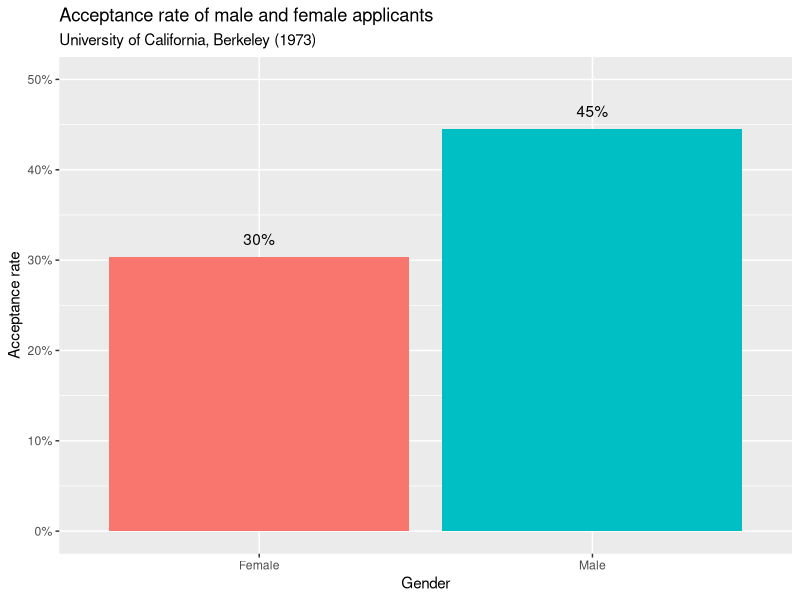
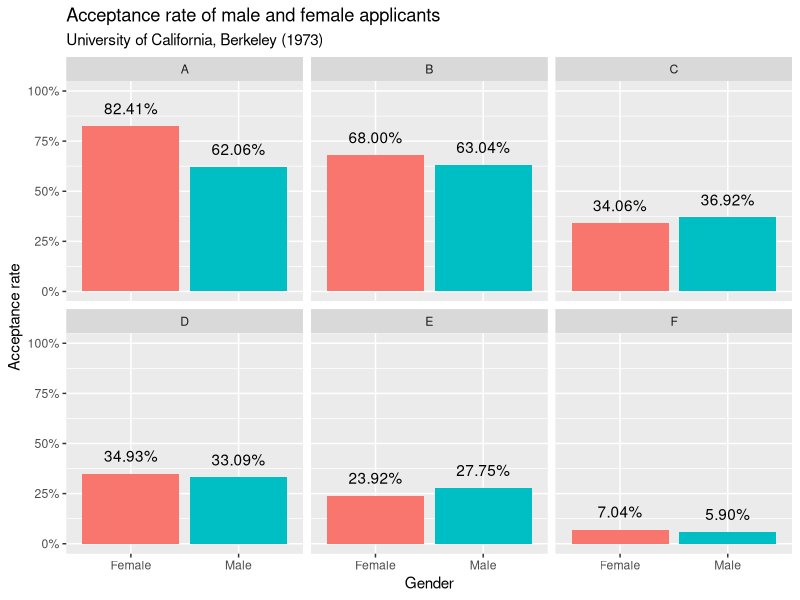

Here is the R script that generated these plots, in order:
## ---- chunk 1
knitr::opts_chunk$set(echo = TRUE)

data(UCBAdmissions)
library(broom)
library(dplyr)
library(ggplot2)
library(scales)
library(forcats)

ucb_tidy <- tidy(UCBAdmissions)

## ---- chunk 2

ucb_tidy_aggregated <- ucb_tidy %>% 
  group_by(Admit, Gender) %>% 
  summarize(n = sum(n)) %>% 
  ungroup() %>% 
  group_by(Gender) %>% 
  mutate(prop = n / sum(n)) %>% 
  filter(Admit == "Admitted")

gg_bar <- ucb_tidy_aggregated %>% 
    ggplot(aes(x = Gender, y = prop, fill = Gender)) +
    geom_col() +
    geom_text(aes(label = percent(prop)), vjust = -1) +
    labs(title = "Acceptance rate of male and female applicants",
         subtitle = "University of California, Berkeley (1973)",
         y = "Acceptance rate") +
    scale_y_continuous(labels = percent, limits = c(0, 0.5)) +
    guides(fill = FALSE)

gg_bar
## ---- chunk 3

ucb_by_dept <- ucb_tidy %>% 
    group_by(Gender, Dept) %>% 
    mutate(prop = n / sum(n)) %>% 
    filter(Admit == "Admitted")

gg_bar_faceted <- ucb_by_dept %>% 
  ggplot(aes(Gender, prop, fill = Gender)) +
  geom_col() +
  geom_text(aes(label = percent(prop)), vjust = -1) +
  labs(title = "Acceptance rate of male and female applicants",
       subtitle = "University of California, Berkeley (1973)",
       y = "Acceptance rate") +
  scale_y_continuous(labels = scales::percent, limits = c(0, 1)) +
  facet_wrap(~ Dept) +
  guides(fill = FALSE)

gg_bar_faceted

## ---- chunk 4

multiply_rows <- function(column, n) {
  rep(column, n)
}

ucb_full <- data.frame(Admit = multiply_rows(ucb_tidy$Admit, ucb_tidy$n),
                      Gender = multiply_rows(ucb_tidy$Gender, ucb_tidy$n),
                      Dept = multiply_rows(ucb_tidy$Dept, ucb_tidy$n))

# Reverse the coding of the Admit variable
ucb_full$Admit <- fct_relevel(ucb_full$Admit,"Rejected", "Admitted")

# Run the regression
glm_gender <- glm(Admit ~ Gender, data = ucb_full, family = "binomial")

# Run the regression, including Dept as an explanatory variable
glm_genderdept <- glm(Admit ~ Gender + Dept, 
                      data = ucb_full, 
                      family = "binomial")

# Filter for Department A
dept_a <- ucb_full %>%
  filter(Dept == "A")

# Run the regression
glm_gender_depta <- glm(Admit ~ Gender, 
                      data = dept_a, 
                      family = "binomial")

glm_gender

glm_genderdept

glm_gender_depta

# Define bias
bias <- "a pattern of association between a 
particular decision and a particular sex of applicant, 
of sufficient strength to make us confident that it is 
unlikely to be the result of chance alone"

# Define discrimination
discrimination <- "the exercise of decision
influenced by the sex of the applicant
when that is immaterial to the qualifications for entry"


